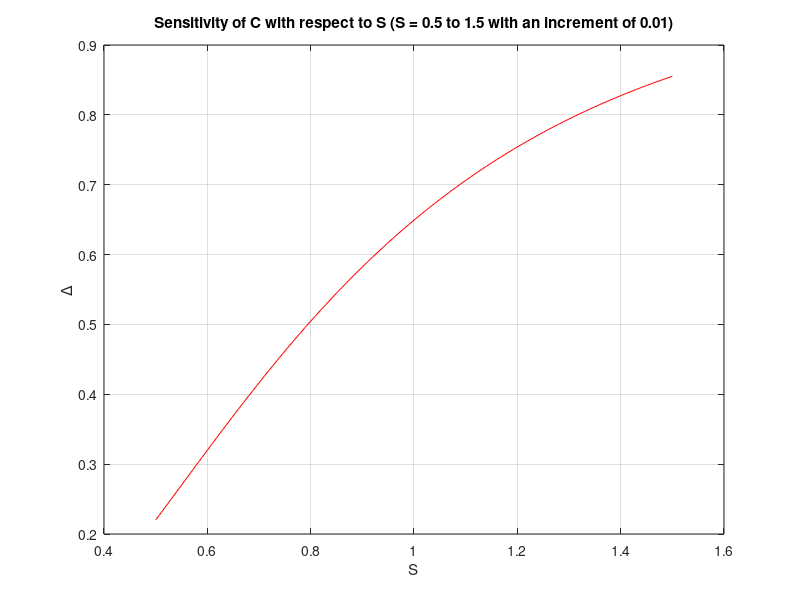
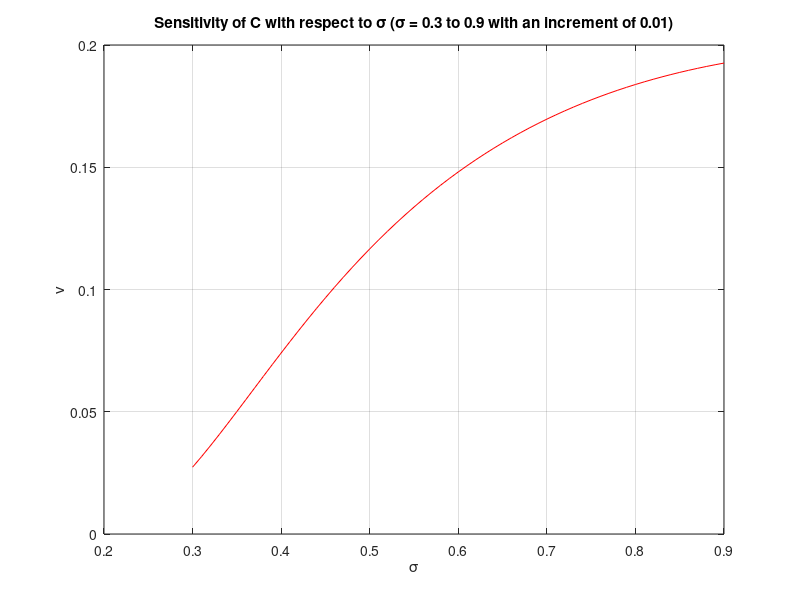
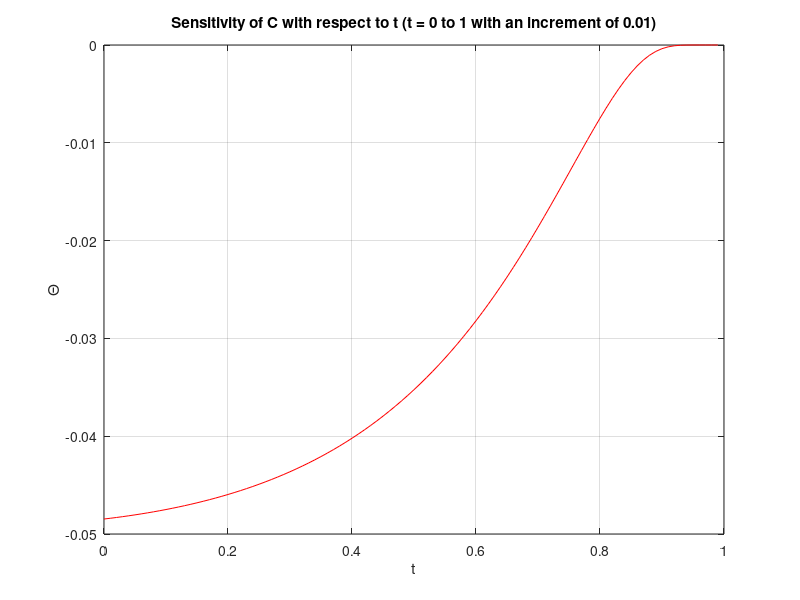
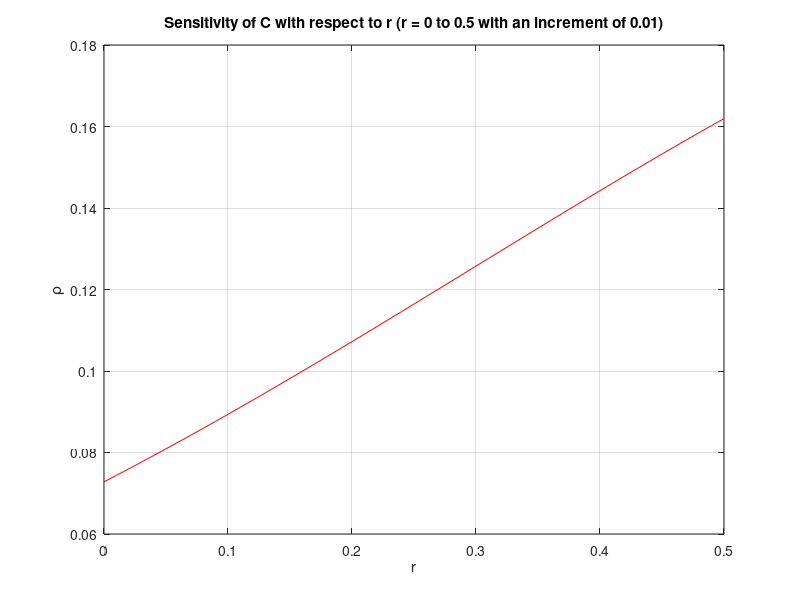

The MATLAB source for these figures, in order:
function [] = BSM_4()
    clc;
    figure_i = 1;
    figure_name = 'Lab7_Q4-Figure';
    % Parameters for classical BSM.
    T = 1; K = 1; r = 0.05; sig = 0.6; t = 0; s = 0.5;

    % Sensitivity of Call Options.
    % Varying s.
    s_vec = 0.5:0.01:1.5;
    fig_name = ['Sensitivity of C with respect to S (S = ', num2str(s_vec(1)), ' to ', num2str(s_vec(length(s_vec))), ' with an increment of ', num2str(s_vec(2) - s_vec(1)), ')'];
    p = figure('Position', [0, 0, 640, 480], 'Name', fig_name);
    delta_call = BSCallDelta(T, K, r, sig, t, s_vec);
    plot(s_vec, delta_call, 'r');
    grid on
    xlabel('S');
    ylabel('\Delta');
    title(fig_name);
    saveas(p, [figure_name, num2str(figure_i)], 'png');
    figure_i = figure_i + 1;

    % Varying sigma.
    sig_vec = 0.3:0.01:0.9;
    fig_name = ['Sensitivity of C with respect to \sigma (\sigma = ', num2str(sig_vec(1)), ' to ', num2str(sig_vec(length(sig_vec))), ' with an increment of ', num2str(sig_vec(2) - sig_vec(1)), ')'];
    p = figure('Position', [0, 0, 640, 480], 'Name', fig_name);
    vega_call = BSVega(T, K, r, sig_vec, t, s);
    plot(sig_vec, vega_call, 'r');
    grid on
    xlabel('\sigma');
    ylabel('\nu');
    title(fig_name);
    saveas(p, [figure_name, num2str(figure_i)], 'png');
    figure_i = figure_i + 1;

    % Varying t.
    t_vec = 0:0.01:1;
    fig_name = ['Sensitivity of C with respect to t (t = ', num2str(t_vec(1)), ' to ', num2str(t_vec(length(t_vec))), ' with an increment of ', num2str(t_vec(2) - t_vec(1)), ')'];
    p = figure('Position', [0, 0, 640, 480], 'Name', fig_name);
    theta_call = BSCallTheta(T, K, r, sig, t_vec, s);
    plot(t_vec, theta_call, 'r');
    grid on
    xlabel('t');
    ylabel('\Theta');
    title(fig_name);
    saveas(p, [figure_name, num2str(figure_i)], 'png');
    figure_i = figure_i + 1;

    % Varying r.
    r_vec = 0:0.01:0.5;
    fig_name = ['Sensitivity of C with respect to r (r = ', num2str(r_vec(1)), ' to ', num2str(r_vec(length(r_vec))), ' with an increment of ', num2str(r_vec(2) - r_vec(1)), ')'];
    p = figure('Position', [0, 0, 640, 480], 'Name', fig_name);
    rho_call = BSCallRho(T, K, r_vec, sig, t, s);
    plot(r_vec, rho_call, 'r');
    grid on
    xlabel('r');
    ylabel('\rho');
    title(fig_name);
    saveas(p, [figure_name, num2str(figure_i)], 'png');
    figure_i = figure_i + 1;

    % Sensitivity of Put Options.
    % Varying s.
    s_vec = 0.5:0.01:1.5;
    fig_name = ['Sensitivity of P with respect to S (S = ', num2str(s_vec(1)), ' to ', num2str(s_vec(length(s_vec))), ' with an increment of ', num2str(s_vec(2) - s_vec(1)), ')'];
    p = figure('Position', [0, 0, 640, 480], 'Name', fig_name);
    delta_put = BSPutDelta(T, K, r, sig, t, s_vec);
    plot(s_vec, delta_put, 'b');
    grid on
    xlabel('S');
    ylabel('\Delta');
    title(fig_name);
    saveas(p, [figure_name, num2str(figure_i)], 'png');
    figure_i = figure_i + 1;

    % Varying sigma.
    sig_vec = 0.3:0.01:0.9;
    fig_name = ['Sensitivity of P with respect to \sigma (\sigma = ', num2str(sig_vec(1)), ' to ', num2str(sig_vec(length(sig_vec))), ' with an increment of ', num2str(sig_vec(2) - sig_vec(1)), ')'];
    p = figure('Position', [0, 0, 640, 480], 'Name', fig_name);
    vega_put = BSVega(T, K, r, sig_vec, t, s);
    plot(sig_vec, vega_put, 'b');
    grid on
    xlabel('\sigma');
    ylabel('\nu');
    title(fig_name);
    saveas(p, [figure_name, num2str(figure_i)], 'png');
    figure_i = figure_i + 1;

    % Varying t.
    t_vec = 0:0.01:1;
    fig_name = ['Sensitivity of P with respect to t (t = ', num2str(t_vec(1)), ' to ', num2str(t_vec(length(t_vec))), ' with an increment of ', num2str(t_vec(2) - t_vec(1)), ')'];
    p = figure('Position', [0, 0, 640, 480], 'Name', fig_name);
    theta_put = BSPutTheta(T, K, r, sig, t_vec, s);
    plot(t_vec, theta_put, 'b');
    grid on
    xlabel('t');
    ylabel('\Theta');
    title(fig_name);
    saveas(p, [figure_name, num2str(figure_i)], 'png');
    figure_i = figure_i + 1;

    % Varying r.
    r_vec = 0:0.01:0.5;
    fig_name = ['Sensitivity of P with respect to r (r = ', num2str(r_vec(1)), ' to ', num2str(r_vec(length(r_vec))), ' with an increment of ', num2str(r_vec(2) - r_vec(1)), ')'];
    p = figure('Position', [0, 0, 640, 480], 'Name', fig_name);
    rho_put = BSPutRho(T, K, r_vec, sig, t, s);
    plot(r_vec, rho_put, 'b');
    grid on
    xlabel('r');
    ylabel('\rho');
    title(fig_name);
    saveas(p, [figure_name, num2str(figure_i)], 'png');
end

function [delta_fn] = BSCallDelta(T, K, r, sig, t, s)
    d1 = log(s / K) + ((r + (sig * sig / 2)) * (T - t));
    d1 = d1 ./ (sig * sqrt(T - t));
    delta_fn = normcdf(d1);
end

function [delta_fn] = BSPutDelta(T, K, r, sig, t, s)
    delta_fn = BSCallDelta(T, K, r, sig, t, s) - 1;
end

function [vega_fn] = BSVega(T, K, r, sig, t, s)
    d1 = log(s / K) + ((r + (sig .* sig / 2)) * (T - t));
    d1 = d1 ./ (sig .* sqrt(T - t));
    vega_fn = normpdf(d1) .* s .* sqrt(T - t);
end

function [theta_fn] = BSCallTheta(T, K, r, sig, t, s)
    d1 = log(s / K) + ((r + (sig * sig / 2)) .* (T - t));
    d1 = d1 ./ (sig .* sqrt(T - t));
    d2 = d1 - (sig .* sqrt(T - t));
    theta_fn = (-s .* normpdf(d1) * sig) ./ (2 * sqrt(T - t));
    theta_fn = theta_fn - (r * K .* exp(-r .* (T - t)) .* normcdf(d2));
end

function [theta_fn] = BSPutTheta(T, K, r, sig, t, s)
    d1 = log(s / K) + ((r + (sig * sig / 2)) .* (T - t));
    d1 = d1 ./ (sig .* sqrt(T - t));
    d2 = d1 - (sig .* sqrt(T - t));
    theta_fn = (-s .* normpdf(d1) * sig) ./ (2 * sqrt(T - t));
    theta_fn = theta_fn + (r * K .* exp(-r .* (T - t)) .* normcdf(-d2));
end

function [rho_fn] = BSCallRho(T, K, r, sig, t, s)
    d1 = log(s / K) + ((r + (sig * sig / 2)) .* (T - t));
    d1 = d1 ./ (sig * sqrt(T - t));
    d2 = d1 - (sig * sqrt(T - t));
    rho_fn = (K .* (T - t) .* exp(-r .* (T - t))) .* normcdf(d2);
end

function [rho_fn] = BSPutRho(T, K, r, sig, t, s)
    d1 = log(s / K) + ((r + (sig * sig / 2)) .* (T - t));
    d1 = d1 ./ (sig * sqrt(T - t));
    d2 = d1 - (sig * sqrt(T - t));
    rho_fn = (-K .* (T - t) .* exp(-r .* (T - t))) .* normcdf(-d2);
end
